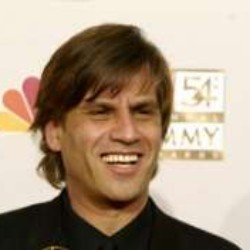
#> input picture tests/Aaron_Sorkin_0001.jpg, 250 x 250 px
$ python -i detect.py   (imports and definitions only)
#> lines starting #> are read from the running program, lines starting #| are printed output that depends on the picture
import cv2

# Used to pad around extracted faces
offset = 10

# Initialize haar cascade filters provided by
# https://github.com/opencv/opencv/tree/master/data/haarcascades
face_cascade = cv2.CascadeClassifier("./haarcascades/haarcascade_frontalface_default.xml")

# Crop faces from photos
def crop(photo_path):

    # Read Photo into the img var
#> called with photo_path = 'tests/Aaron_Sorkin_0001.jpg'
    img = cv2.imread(photo_path)
#> img is the input picture: shape (250, 250, 3); mean B, G, R 130.4, 151, 170
    # cv2.imshow('photo', img)

    # Apply grayscale to the image
    gray = cv2.cvtColor(img, cv2.COLOR_BGR2GRAY)
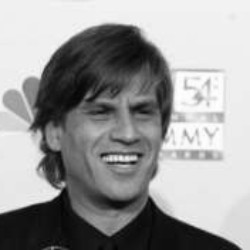
#> gray: shape (250, 250); min 1, max 255, mean 154.3

    # Face Detection
    # Cascading params: image, scaleFactor, minNeighbors
    face = face_cascade.detectMultiScale(gray, 1.3, 5)
#> face = [[69, 70, 110, 110]]

    if len(face) == 0:
        return face

    x,y,w,h = face[0]
#> x = 69; y = 70; w = 110; h = 110

    # Drawing a rectangle around the face coordinates
    # cv2.rectangle(img,(x,y),(x+w,y+h),(255,0,0),2)

    # Slicing face from original image
    face_cut = img[y-offset:y+h+offset,x-offset:x+w+offset]
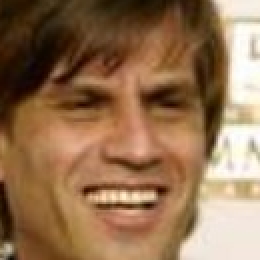
#> face_cut: shape (130, 130, 3) (shown 2 times larger); mean B, G, R 81.4, 113.1, 147.9
    if 0 in face_cut.shape:
        return []
    # Resizing faces to 128x128px
    face_cut = cv2.resize(face_cut,(128,128))
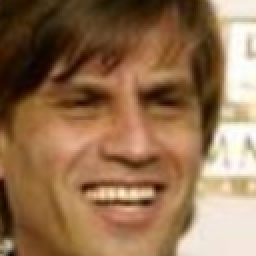
#> face_cut: shape (128, 128, 3) (shown 2 times larger); mean B, G, R 81.2, 113, 147.8

    # Display each face and wait for keypress before proceeding
    # cv2.imshow('crop', face_cut)
    # cv2.waitKey(0)

    return face_cut

>>> result = crop('tests/Aaron_Sorkin_0001.jpg')

$ run again, on tests/aeck1.jpg
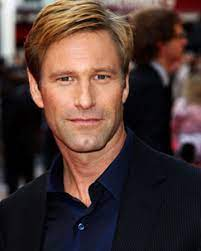
#> input picture tests/aeck1.jpg, 201 x 251 px
#> in crop, img is the input picture: shape (251, 201, 3); mean B, G, R 53.3, 57.3, 77.8
#> in crop, `gray = cv2.cvtColor(img, cv2.COLOR_BGR2GRAY)`:
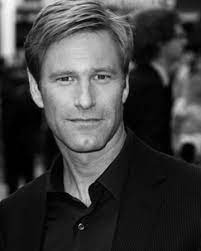
#> gray: shape (251, 201); min 0, max 255, mean 62.9
#> face = [[32, 39, 102, 102]]
#> x = 32; y = 39; w = 102
#> in crop, `face_cut = cv2.resize(face_cut,(128,128))`:
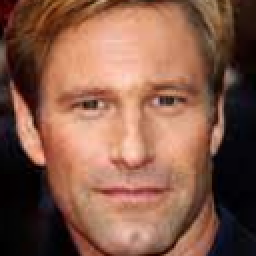
#> face_cut: shape (128, 128, 3) (shown 2 times larger); mean B, G, R 73.1, 91.1, 133.3

$ run again, on tests/aeck2.jpg
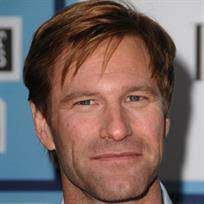
#> input picture tests/aeck2.jpg, 204 x 204 px
#> in crop, img is the input picture: shape (204, 204, 3); mean B, G, R 97.7, 100.5, 120
#> in crop, `gray = cv2.cvtColor(img, cv2.COLOR_BGR2GRAY)`:
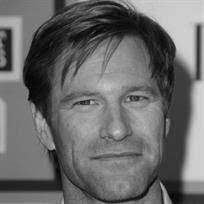
#> gray: shape (204, 204); min 2, max 217, mean 106
#> face = [[45, 51, 132, 132]]
#> x = 45; y = 51; w = 132
#> in crop, `face_cut = cv2.resize(face_cut,(128,128))`:
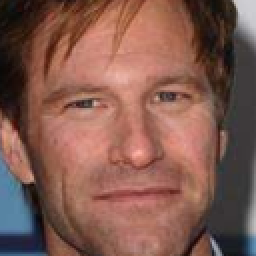
#> face_cut: shape (128, 128, 3) (shown 2 times larger); mean B, G, R 79.7, 90.5, 130.1

$ run again, on tests/aeck3.jpg
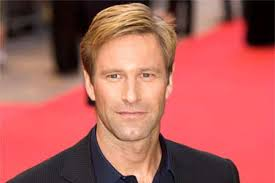
#> input picture tests/aeck3.jpg, 275 x 183 px
#> in crop, img is the input picture: shape (183, 275, 3); mean B, G, R 89.1, 94.7, 175.9
#> in crop, `gray = cv2.cvtColor(img, cv2.COLOR_BGR2GRAY)`:
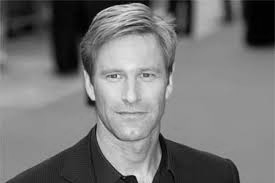
#> gray: shape (183, 275); min 0, max 235, mean 118.4
#> face = [[85, 42, 90, 90]]
#> x = 85; y = 42; w = 90
#> in crop, `face_cut = cv2.resize(face_cut,(128,128))`:
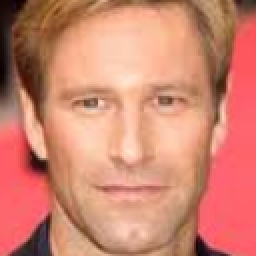
#> face_cut: shape (128, 128, 3) (shown 2 times larger); mean B, G, R 112.5, 132.9, 207.8
